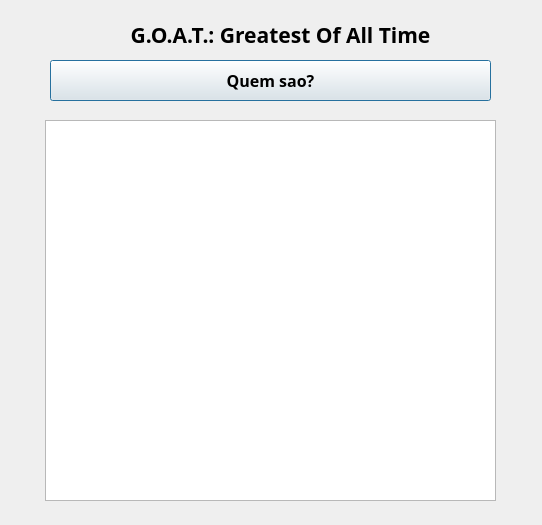
<?xml version="1.0" encoding="UTF-8"?>
<ui version="4.0">
 <class>Dialog</class>
 <widget class="QDialog" name="Dialog">
  <property name="geometry">
   <rect>
    <x>0</x>
    <y>0</y>
    <width>542</width>
    <height>525</height>
   </rect>
  </property>
  <property name="windowTitle">
   <string>Procurar GOATs</string>
  </property>
  <widget class="QPushButton" name="searchBtn">
   <property name="geometry">
    <rect>
     <x>50</x>
     <y>60</y>
     <width>441</width>
     <height>41</height>
    </rect>
   </property>
   <property name="font">
    <font>
     <family>Noto Sans</family>
     <pointsize>12</pointsize>
     <weight>75</weight>
     <bold>true</bold>
    </font>
   </property>
   <property name="text">
    <string>Quem sao?</string>
   </property>
  </widget>
  <widget class="QLabel" name="mainTitle">
   <property name="geometry">
    <rect>
     <x>90</x>
     <y>0</y>
     <width>381</width>
     <height>71</height>
    </rect>
   </property>
   <property name="font">
    <font>
     <family>Noto Sans</family>
     <pointsize>16</pointsize>
     <weight>75</weight>
     <bold>true</bold>
    </font>
   </property>
   <property name="text">
    <string>&lt;!DOCTYPE HTML PUBLIC &quot;-//W3C//DTD HTML 4.0//EN&quot; &quot;http://www.w3.org/TR/REC-html40/strict.dtd&quot;&gt;
&lt;html&gt;&lt;head&gt;&lt;meta name=&quot;qrichtext&quot; content=&quot;1&quot; /&gt;&lt;style type=&quot;text/css&quot;&gt;
p, li { white-space: pre-wrap; }
&lt;/style&gt;&lt;/head&gt;&lt;body style=&quot; font-family:'Noto Sans'; font-size:16pt; font-weight:600; font-style:normal;&quot;&gt;
&lt;p align=&quot;center&quot; style=&quot; margin-top:12px; margin-bottom:12px; margin-left:0px; margin-right:0px; -qt-block-indent:0; text-indent:0px;&quot;&gt;G.O.A.T.: Greatest Of All Time&lt;/p&gt;&lt;/body&gt;&lt;/html&gt;</string>
   </property>
  </widget>
  <widget class="QTableWidget" name="resultTable">
   <property name="geometry">
    <rect>
     <x>45</x>
     <y>120</y>
     <width>451</width>
     <height>381</height>
    </rect>
   </property>
  </widget>
 </widget>
 <resources/>
 <connections/>
</ui>
